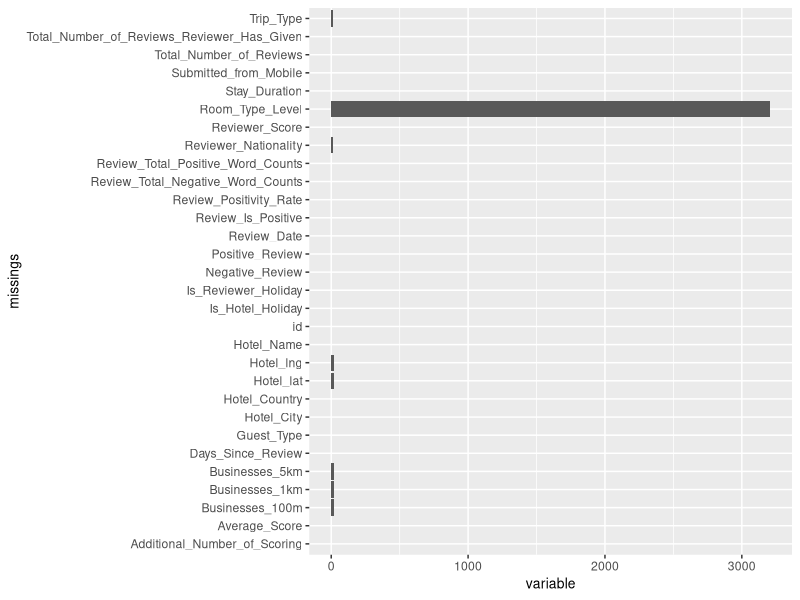

The R source for this figure: (Note: this script raises an error after producing the figure.)
## ---- chunk 1
dd <- read.csv('Booking_data.csv', sep = ",")
dd <- dd[, -1]
na_count <-sapply(dd, function(y) sum(length(which(is.na(y)))))
na_count <- data.frame(na_count)
## ---- chunk 2
require(knitr)
require(rmarkdown)
na <- c(23, 23, 23, 23, 23, 3209, 14, 10, 2)
df <- data.frame(
        variable = c("Hotel_lat", "Hotel_lng", "Businesses_100m", "Businesses_1km", "Businesses_5km",
                     "Room_Type_Level", "Trip_Type","Reviewer_Nationality", "Negative_Review"),
        nre.Missings = na, sep = " ")
kable(df, caption = "Taula de valors missing")
## ---- chunk 3
require(ggplot2)
df <- data.frame(variable = names(dd),
                 missings = c(0, 0, 0, 0, 23, 23, 23, 23, 23, 3209, 0, 14, 0, 0, 
        0, 0, 0, 0, 0, 0, 10, 2, 0, 0, 0, 0, 0, 0, 0, 0))
labels <- "missings"
ggplot(data=df, aes(x=variable, y= missings)) + theme(axis.title = element_text(size=10)) + geom_bar(stat="identity") + labs(x = "missings", y = "variable", size = 0.6)  + coord_flip() 
## ---- chunk 4
t1<-summary(dd$Hotel_Country)
## ---- chunk 5
library(colorspace)
paleta<-sequential_hcl(length(levels(dd[,3])))
par(cex.main = 0.7, cex.axis = 0.6, cex.lab = 0.6)	
pie(t1,labels = paste(c("AT","ES","FR","GB","IT","NL"), round(table(dd$Hotel_Country)/5000,2)*100,'%'), col =paleta,  main = "Hotel_Country (Raw)")
legend("topleft", c("AT","ES","FR","GB","IT","NL"), cex=0.5, fill=paleta)
## ---- chunk 6
t2<- summary(dd$Hotel_City)
## ---- chunk 7
paleta<-sequential_hcl(length(levels(dd[,2])))
  par(las = 3, oma = c(2, 1, 0, 0), cex.main = 0.7, cex.axis = 0.6, cex.lab = 0.7)  
  barplot(t2, ylim = c(0, 3500),col = paleta ,main = "Hotel_City (Raw)", ylab = "Frequency")
 
  # legend("topright",  levels(dd[,4]), cex=0.45, fill=paleta)
## ---- chunk 8
summary(dd$Hotel_lat)
summary(dd$Hotel_lng)
## ---- chunk 9
paleta<-sequential_hcl(length(levels(dd[,1])))
  par(oma = c(2, 1, 0, 0), cex.main = 0.7, cex.axis = 0.6, cex.lab = 0.6, mfrow = c(1, 2)) 
  boxplot(dd$Hotel_lat, data = dd, col = 'lightsteelblue3', pch = 16,
          main = "Hotel_lat (Raw)")
  boxplot(dd$Hotel_lng, data = dd, col = "lightsteelblue3", pch = 16, 
          main = "Hotel_lng (Raw)")
## ---- chunk 10
summary(dd$Room_Type_Level)
## ---- chunk 11
paleta<-sequential_hcl(length(levels(dd[,2])))
par(las = 2, oma = c(2, 1, 0, 0), cex.main = 0.7, cex.axis = 0.6, cex.lab = 0.6)  
barplot(table(dd$Room_Type_Level), ylim = c(0, 3500), col = paleta ,main = "Room_Type_Level (Raw)", ylab = "Frequency")
##legend("topleft",  levels(dd[,10]), cex=0.45, fill=paleta)
## ---- chunk 12
summary(dd$Guest_Type)
summary(dd$Trip_Type)
## ---- chunk 13
par(las=3, oma = c(2, 1, 0, 0), cex.main = 0.7, cex.axis = 0.6, cex.lab = 0.6,mfrow=c(1,2)) 
paleta<-sequential_hcl(length(levels(dd[,2])))
barplot(table(dd$Guest_Type), col = paleta ,main = "Guest_Type (Raw)", ylab = "Frequency")
#legend("topright",  levels(dd[,11]), cex=0.55, fill=paleta)
barplot(table(dd$Trip_Type), col = paleta ,main = "Trip_Type (Raw)", ylab = "Frequency")
#legend("topleft",  levels(dd[,12]), cex=0.5, fill=paleta)
## ---- chunk 14
summary(dd$Stay_Duration)
## ---- chunk 15
paleta<-sequential_hcl(length(levels(dd[,2])))
par(oma = c(2, 1, 0, 0), cex.main = 0.7, cex.axis = 0.6, cex.lab = 0.6) 
hist(dd$Stay_Duration, xlab = "# Dies", breaks = 20, col = paleta,
     main = "Stay_Duration (Raw)", ylim = c(0, 3500))
## ---- chunk 16
#paleta<-sequential_hcl(length(levels(dd[,6])))
par(oma = c(2, 1, 0, 0), cex.main = 0.7, cex.axis = 0.6, cex.lab = 0.6, mfrow = c(1, 2)) 
paleta<-sequential_hcl(3)
pie(table(dd$Is_Hotel_Holiday), col = paleta, main = "Is_Hotel_Holiday (Raw)")
legend("topright", c("No","Yes"), cex=0.75, fill=paleta)
pie(table(dd$Is_Reviewer_Holiday), col = paleta, main = "Is_Reviewer_Holiday (Raw)")
legend("topright", c("No","Yes"), cex=0.75, fill=paleta)
## ---- chunk 17
sum(dd$Is_Hotel_Holiday*dd$Is_Reviewer_Holiday)
## ---- chunk 18
summary(dd$Total_Number_of_Reviews)
## ---- chunk 19
par(oma = c(2, 1, 0, 0), cex.main = 0.7, cex.axis = 0.6, cex.lab = 0.6)
paleta<-sequential_hcl(length(levels(dd[,2])))
hist(dd$Total_Number_of_Reviews, xlab = "# Dies", breaks = 20, col = paleta,
     main = "Total_Number_of_Reviews (Raw)")
## ---- chunk 20
summary(dd$Review_Positivity_Rate)
## ---- chunk 21
par(oma = c(2, 1, 0, 0), cex.main = 0.7, cex.axis = 0.6, cex.lab = 0.6, mfrow = c(1, 2)) 
paleta<-sequential_hcl(2)
pie(table(dd$Review_Is_Positive), col = paleta, main = "Review_Is_Positive (Raw)")
legend("topright", c("No","Yes"), cex=0.75, fill=paleta)
paleta<-sequential_hcl(length(levels(dd[,2])))
hist(dd$Review_Positivity_Rate, xlab = "Score", breaks = 100, col =paleta,
     main = "Review_Positivity_Rate (Raw)")
## ---- chunk 22
summary(dd$Reviewer_Nationality)
## ---- chunk 23
summary(dd$Review_Total_Negative_Word_Counts)
summary(dd$Review_Total_Positive_Word_Counts)
## ---- chunk 24
paleta<-sequential_hcl(length(levels(dd[,2])))
par(oma = c(2, 1, 0, 0), cex.main = 0.7, cex.axis = 0.6, cex.lab = 0.6, mfrow = c(1, 2)) 
boxplot(dd$Review_Total_Negative_Word_Counts, data = dd, col = 'lightsteelblue3', pch = 16, 
        main = "Review_Total_Negative_Word_Counts (Raw)")
boxplot(dd$Review_Total_Positive_Word_Counts, data = dd, col ='lightsteelblue3', pch = 16, 
        main = "Review_Total_Positive_Word_Counts (Raw)")
## ---- chunk 25
summary(dd$Average_Score)
summary(dd$Reviewer_Score)
## ---- chunk 26
par(oma = c(2, 1, 0, 0), cex.main = 0.7, cex.axis = 0.6, cex.lab = 0.6, mfrow = c(1, 2)) 
boxplot(dd$Average_Score, data = dd, col = "lightsteelblue3", pch = 16, 
        main = "Average_Score (Raw)")
boxplot(dd$Reviewer_Score, data = dd, col = "lightsteelblue3", pch = 16, 
        main = "Reviewer_Score (Raw)")
## ---- chunk 27
summary(dd$Total_Number_of_Reviews_Reviewer_Has_Given)
## ---- chunk 28
par(oma = c(2, 1, 0, 0), cex.main = 0.7, cex.axis = 0.6, cex.lab = 0.6) 
paleta<-sequential_hcl(length(levels(dd[,2])))
hist(dd$Total_Number_of_Reviews_Reviewer_Has_Given, xlab = "# Ressenyes v??lides", breaks = 20, col = paleta,
     main = "Total_Number_of_Reviews_Reviewer_Has_Given (Raw)")
## ---- chunk 29
summary(dd$Additional_Number_of_Scoring)
## ---- chunk 30
par(oma = c(2, 1, 0, 0), cex.main = 0.7, cex.axis = 0.6, cex.lab = 0.6) 
hist(dd$Additional_Number_of_Scoring, xlab = "# Ressenyes v??lides", breaks = 20, col = paleta,
     main = "Additional_Number_of_Scoring (Raw)")
## ---- chunk 31
par(oma = c(2, 1, 0, 0), cex.main = 0.7, cex.axis = 0.6, cex.lab = 0.6, mfrow = c(1, 2)) 
paleta<-sequential_hcl(2)
pie(table(dd$Submitted_from_Mobile), col = paleta, main = "Submitted_from_Mobile (Raw)")
legend("topright", c("No","Yes"), cex=0.75, fill=paleta)
